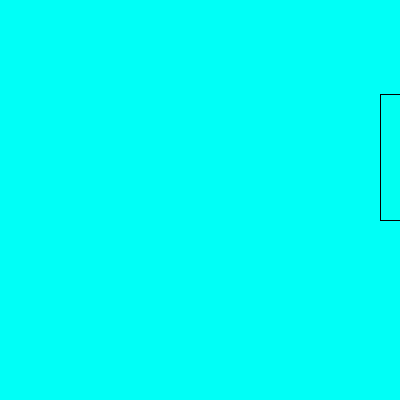
Frame 1 (no input)
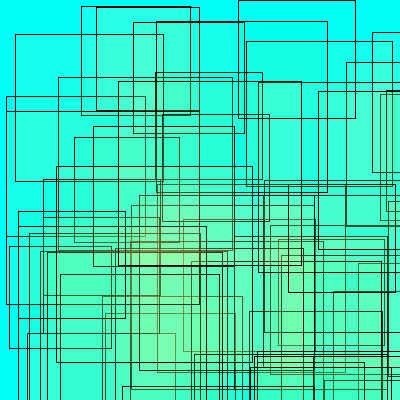
Frame 60 (the mouse pressed at the canvas centre just before this capture)
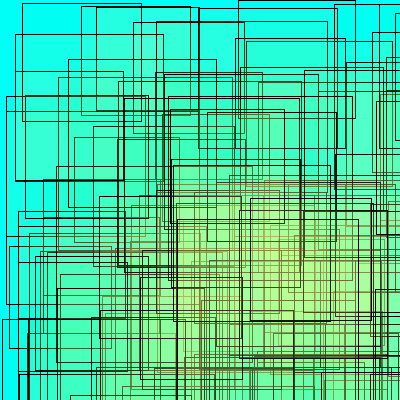
Frame 120 (the mouse held since frame 60 and released just before this capture)

The Processing sketch that drew these frames (run headless with seeded random() and noise(); from frame 60 on, the mouse is pressed at the canvas centre):

// Processing sketch: processing_36632
// ── processing_36632.pde

void setup() {
  size(400, 400);
  smooth();
  background(0, 255, 247, 10);
}

float count = 20;
float rectangle;
float rndColor;


void draw() {
  if (count < 50) {
    rndColor = random(50);
    if (rndColor > 30) {
      fill(0, 255, 133, 10);
    }
    else {
      fill(255, 255, 133, 20);
    }
    rectangle = random(100, 200);
    rect(random(width), random(height), rectangle, rectangle);
  }
}

//rectangles wouldn't stop drawing.
